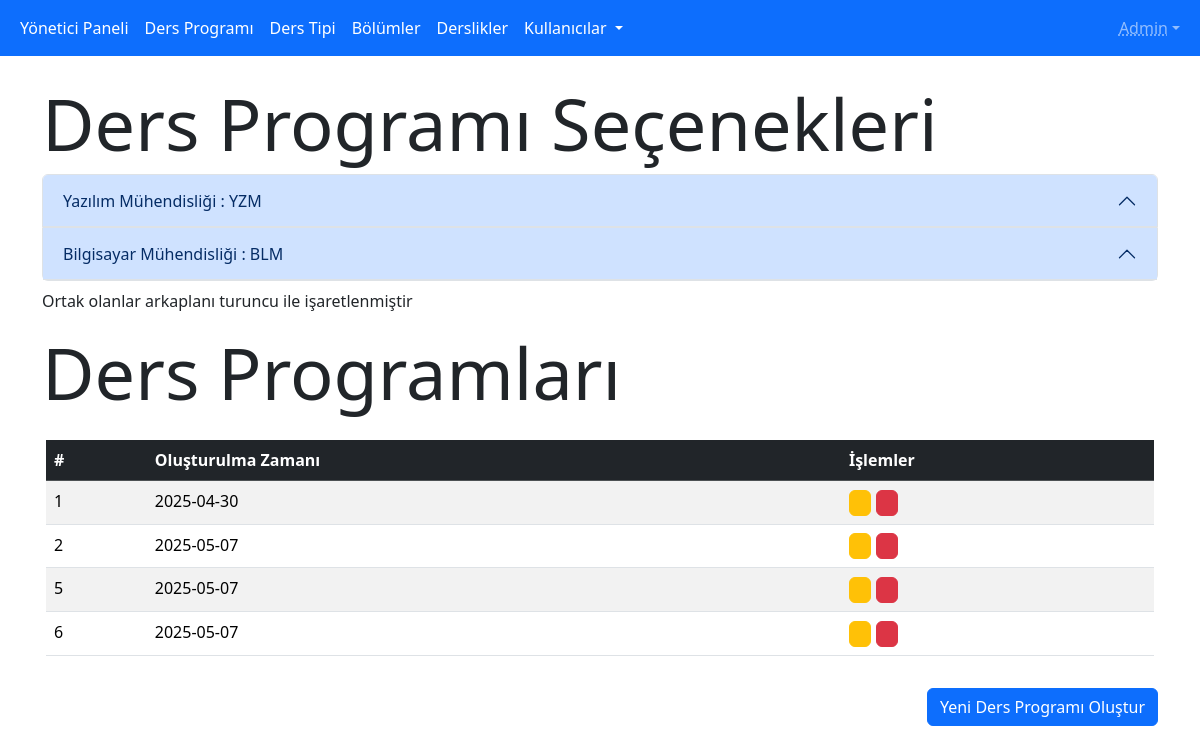
The page /dashboard/ (signed in) on the database its author committed.
### website/models.py (models this page shows)
class BaseModel(Model):
    class Meta:
        database = db

class Department(BaseModel):
    name = CharField(max_length=255)
    short_name = CharField(max_length=5, unique=True)
    max_hour = IntegerField()
    class Meta:
        table_name = 'departments'

class Syllabus(BaseModel):
    excel_folder = CharField(null=True)
    created_at = DateField(default=date.today)
    class Meta:
        table_name = 'syllabuses'

### website/dashboard.py (the view)
@dashboard.route('/')
def index(): # Anasayfa ve bazı verilerin gösterileceği kısım
    departments = Department.select()
    for department in departments:
        department.is_options_set = [False, False, False, False]
        for option in SyllabusOptions.select(SyllabusOptions.grade).where(SyllabusOptions.department == department).distinct():
            department.is_options_set[option.grade-1] = True
    syllabus_options = SyllabusOptions.select()
    syllabuses = Syllabus.select()
    return render_template('syllabus/index.html', departments=departments, enumerate=enumerate, syllabus_options=syllabus_options, SyllabusOptions=SyllabusOptions, syllabuses=syllabuses, str=str)

### website/__init__.py (called while the page is built)
def create_app() -> Flask:
    app = Flask(__name__)
    app.secret_key = "B1zdkpOQ3AbJBvSaJrlCWMITM1uQwwmIbTImjIRFGkSr74J1TDp6J3Yzzl4a3Qgq96vMNf0hSSD0fouM"
    app.config['ROOT_URL'] = Path(__file__).parent.parent
    print(f"Proje {app.config['ROOT_URL']} dizininde çalıştırılıyor")
    @app.before_request
    def login_required():
        if not ((session.get('id', None)) or
                (request.endpoint and request.endpoint in ('auth.login', 'static'))):
            flash('Önce Giriş Yapın', 'danger'),
            return redirect(url_for('auth.login', next=request.url))
    app.register_blueprint(auth, url_prefix='/auth')
    app.register_blueprint(dashboard, url_prefix='/dashboard')
    app.register_blueprint(website)
    return app

### website/dashboard.py (called while the page is built)
@dashboard.before_request
def before_request():
    if session.get('type', 0) != 2:
        flash("Yönetici değilsiniz!", "danger")
        return redirect(url_for('auth.login'))

### website/templates/dashboard/syllabus/index.html (shortened to what this page needs)
{% extends "dashboard/layout.html" %}
{% block content %}
    <h2 class="display-2">Ders Programı Seçenekleri</h2>
    <div class="accordion my-2" id="deparments_acordion">
        {% for department in departments %}
        	  <div class="accordion-item">
                <h2 class="accordion-header">
                  <button class="accordion-button" type="button" data-bs-toggle="collapse" data-bs-target="#{{ department.short_name }}" aria-expanded="true" aria-controls="collapseOne">
                    {{ department.name }} : {{ department.short_name }}
                  </button>
                </h2>
              </div>
        {% endfor %}
    </div>
    <p class="p">Ortak olanlar arkaplanı turuncu ile işaretlenmiştir</p>
    <h2 class="display-2">Ders Programları</h2>
            <div class="row justify-content-center">
            <div class="w-100 p-0">
                <div class="table-container p-3 bg-white overflow-y-auto w-100">
                    <table class="table table-striped table-hover">
                        <thead class="table-dark">
                            <tr>
                                <th>#</th>
                                <th>Oluşturulma Zamanı</th>
                                <th>İşlemler</th>
                            </tr>
                        </thead>
                        <tbody>
                            {% for syllabus in syllabuses  %}
                                <tr>
                                    <td>{{ syllabus.id }}</td>
                                    <td>{{ syllabus.created_at }}</td>
                                    <td>
                                        <a href="{{ url_for('dashboard.syllabus_view', id=syllabus.id) }}" class="btn btn-warning px-1 py-0">
                                            <i class="bi bi-eye text-light"></i>
                                        </a>
                                        <a href="{{ url_for('dashboard.syllabus_delete', id=syllabus.id) }}" class="btn btn-danger px-1 py-0">
                                            <i class="bi bi-x-lg text-light"></i>
                                        </a>
                                    </td>
                                </tr>
                            {% endfor %}
                        </tbody>
                    </table>
                </div>
            </div>
        </div>
    <a href="{{ url_for('dashboard.syllabus_create') }}" class="btn btn-primary float-end">Yeni Ders Programı Oluştur</a>
{% endblock %}

### website/templates/dashboard/layout.html (shortened to what this page needs)
<!doctype html>
<html lang="tr">
<head>
    <link rel="stylesheet" href="{{ url_for('static', filename='bootstrap/css/bootstrap.css') }}">
    <link rel="stylesheet" href="{{ url_for('static', filename='bootstrap-icons/font/bootstrap-icons.css') }}">
</head>
<body data-bs-theme="light">
    {% include "dashboard/navbar.html" %}
    <section class="container-md">
    {% block content %}
    {% endblock %}
        <br><br>
    </section>
</body>
</html>

### website/templates/dashboard/navbar.html (shortened to what this page needs)
<nav class="navbar navbar-expand-lg bg-primary" data-bs-theme="dark">
  <div class="container-fluid">
    <div class="collapse navbar-collapse" id="navbarSupportedContent">
        <ul class="navbar-nav me-auto mb-2 mb-lg-0">
            <li class="nav-item">
              <a class="nav-link active" aria-current="page" href="{{ url_for('dashboard.index') }}">Yönetici Paneli</a>
            </li>
            <li class="nav-item">
              <a class="nav-link active" href="{{ url_for('dashboard.index') }}">Ders Programı</a>
            </li>
            <li class="nav-item">
              <a class="nav-link active" href="{{ url_for('dashboard.lesson_type_page') }}">Ders Tipi</a>
            </li>
            <li class="nav-item">
              <a class="nav-link active" href="{{ url_for('dashboard.department_page') }}">Bölümler</a>
            </li>
            <li class="nav-item">
              <a class="nav-link active" href="{{ url_for('dashboard.classroom_page') }}">Derslikler</a>
            </li>
            <li class="nav-item dropdown">
              <a class="nav-link dropdown-toggle active" href="#" role="button" data-bs-toggle="dropdown" aria-expanded="false">
                Kullanıcılar
              </a>
            </li>
        </ul>
        <ul class="navbar-nav justify-content-end">
        <li class="nav-item dropdown">
            <a class="nav-link dropdown-toggle" data-bs-toggle="dropdown" style="text-decoration: underline dotted;" aria-current="page" href="">{{ session['name'] }}</a>
        </li>
        </ul>
    </div>
  </div>
</nav>
<br>

### rows shown on the page
Department: name "Yazılım Mühendisliği", short_name "YZM"
Department: name "Bilgisayar Mühendisliği", short_name "BLM"
Syllabus: id "1", created_at "2025-04-30"
Syllabus: id "2", created_at "2025-05-07"
Syllabus: id "5", created_at "2025-05-07"
Syllabus: id "6", created_at "2025-05-07"

### other values the page prints
{{ session['name'] }} "Admin"
